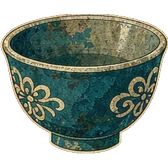
#> input picture tools/stall/assets/img/g-bowl.webp, 168 x 168 px
$ python -i build_art.py   (imports and definitions only)
#> lines starting #> are read from the running program, lines starting #| are printed output that depends on the picture; after the words box and inside, x2 and y2 are one past the last pixel; in counts of white or black regions, pixels touching at a corner belong together
#> further down, picture is the input picture: PIL image 168x168 RGBA; mean R, G, B, A 58.6, 69.4, 59, 157.1
# -*- coding: utf-8 -*-
"""把文生图素材处理成小工具可用的位图资源。

- 场景：裁 9:16、去水印、统一尺寸、压 WebP
- 货物 / 人物：洋红底 chroma key -> 去粉边 -> 投影找空白分割 -> 单体输出
- 结算卡：patch 覆盖水印、压 WebP
"""
import os
from PIL import Image, ImageFilter

SRC = '/Users/wang/AI/workspace/red-tool/tools/stall/art-src'
OUT = '/Users/wang/AI/workspace/red-tool/tools/stall/assets/img'
# [1 line not run here, left out]


# [6 lines left out: function load, not called in this run]


def chroma_key(im, tol=58):
    """从四边 BFS：洋红底 + 紧贴背景的白边一起吃掉，遇到描边就停。"""
#> called with tol = 58
    from collections import deque
    im = im.convert('RGB')
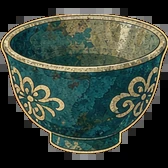
#> im: PIL image 168x168 RGB; mean R, G, B 58.6, 69.4, 59
    w, h = im.size
#> w = 168; h = 168
    px = im.load()
    bg = im.getpixel((3, 3))
#> bg = (0, 0, 0)
    isbg = bytearray(w * h)

    def ok(x, y):
        r, g, b = px[x, y]
        d = abs(r - bg[0]) + abs(g - bg[1]) + abs(b - bg[2])
        return d < tol * 1.7

    dq = deque()
    for x in range(w):
        for y in (0, h - 1):
            if ok(x, y) and not isbg[y * w + x]:
                isbg[y * w + x] = 1
                dq.append((x, y))
    for y in range(h):
        for x in (0, w - 1):
            if ok(x, y) and not isbg[y * w + x]:
                isbg[y * w + x] = 1
                dq.append((x, y))
#> this loop made 168 passes
    while dq:
        x, y = dq.popleft()
        for dx, dy in ((1, 0), (-1, 0), (0, 1), (0, -1)):
            xx, yy = x + dx, y + dy
            if 0 <= xx < w and 0 <= yy < h:
                i = yy * w + xx
                if not isbg[i] and ok(xx, yy):
                    isbg[i] = 1
                    dq.append((xx, yy))

    alpha = Image.new('L', (w, h), 255)
#> alpha: PIL image 168x168 L; every value is 255
    ap = alpha.load()
    for y in range(h):
        row = y * w
        for x in range(w):
            if isbg[row + x]:
                ap[x, y] = 0
    rgba = im.convert('RGBA')
    rgba.putalpha(alpha.filter(ImageFilter.GaussianBlur(0.5)))
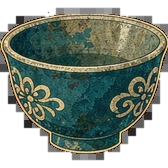
#> rgba: PIL image 168x168 RGBA; mean R, G, B, A 58.6, 69.4, 59, 178.5; transparent parts drawn white
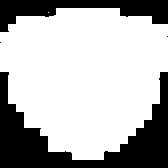
#> alpha: PIL image 168x168 L; 70% white; 4 black regions (2 under 20 px), largest, box (x1, y1, x2, y2) and area: (0, 72, 168, 168) 5961, (0, 0, 168, 32) 2500
    return rgba


# [109 lines left out: functions trim, profile, blocks, density, cut_by_valley, save_one and 1 more, not called in this run]


GOODS = ['fan', 'haw', 'sachet', 'clay', 'sugar',
         'bowl', 'lantern', 'tea', 'kite', 'jade']
GUESTS = ['woman', 'scholar', 'child', 'elder', 'rich']

# ---------------- 场景 ----------------
SCENE_BOX = (80, 0, 944, 1494)
SCENE_SIZE = (828, 1472)
# [7 lines not run here, left out]
# [1 line that did not run here, left out]
# [1 line not run here, left out]
items = []
# [6 lines not run here, left out]
kb = [save_one(it, 'g-' + GOODS[i], (168, 168), pivot='center')
      for i, it in enumerate(items[:10])]
# [5 lines not run here, left out]
# [1 line that did not run here, left out]
# [1 line not run here, left out]
# [1 line that did not run here, left out]
# [1 line not run here, left out]
# [1 line that did not run here, left out]
# [1 line not run here, left out]
HEIGHTS = [318, 350, 224, 292, 330]
# [2 lines that did not run here, left out]
# [12 lines not run here, left out]

total = sum(os.path.getsize(os.path.join(OUT, f)) for f in os.listdir(OUT))
# [1 line not run here, left out]

>>> from PIL import Image
>>> picture = Image.open('../assets/img/g-bowl.webp')
>>> result = chroma_key(picture)
